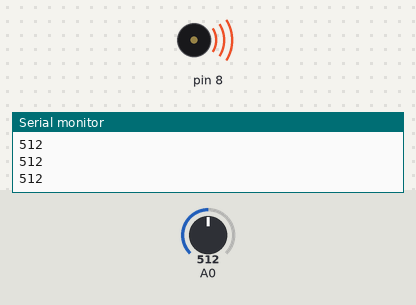
This sketch was run on a simulated Arduino Uno, built with avr-gcc and run on an emulated ATmega328P. Shown: buzzer (waves = sounding), the last lines printed to the serial monitor. Inputs (shaded band) come from the test bench; at power-on: A0 = 512.

Above: at 1.2 s.
1.3 s: A0 set to 487
At 2.5 s:
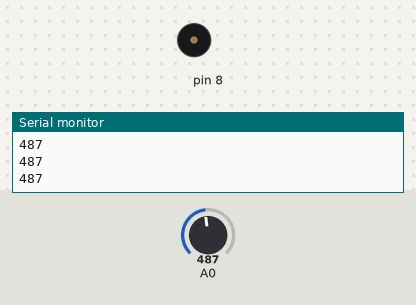
2.8 s: A0 set to 511
At 4.0 s:
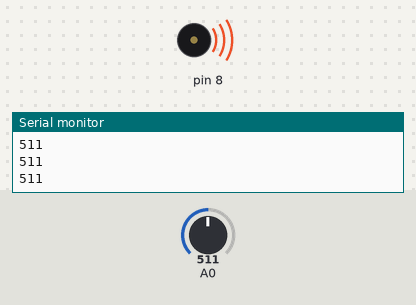
4.3 s: A0 set to 495
At 5.0 s:
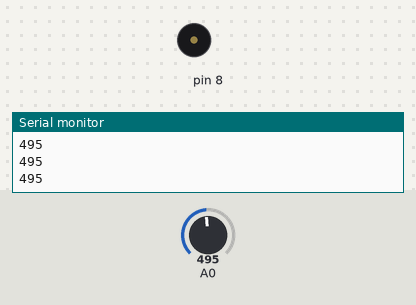
Timing chart, 0 to 7.3 s (numbered marks = the images above; inputs shaded):
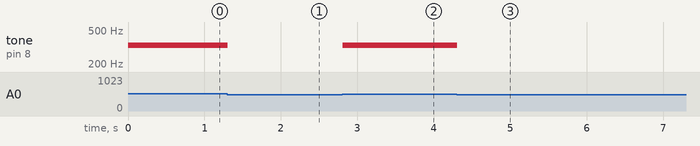

The sketch:

project7.ino
```cpp
// vektor (eng. array) med 4 platser
// fyra variabler i en
int notes [4];

// koden i setup körs en gång vid start av programmet
void setup() {
  // frekvenser i herts (Hz), antal svängningar per sekund
  notes[0] = 262;  // C
  notes[1] = 294; // D
  notes[2] = 330; // E
  notes[3] = 349; // F
  Serial.begin(9600);
}

// koden i loop körs om och om igen
void loop() {
  int keyValue = analogRead(A0);
  Serial.println(keyValue);

  if (keyValue == 1023)
  {
    // spela på digital out 8
    // spela C 262 Hz
    tone(8, notes[0]);
  }
  // OBS, intervallet kan behöva förstoras
  // toleransen på motstånden kan vara för stor
  // 990 <= keyvalue <= 1010
  else if (990 <= keyValue && keyValue <= 1010)
  {
    tone(8, notes[1]);
  }
  // 505 <= keyvalue <= 515
  else if (505 <= keyValue && keyValue <= 515)
  {
    tone(8, notes[2]);
  }
  // 5 <= keyvalue <= 15
  else if (5 <= keyValue && keyValue <= 15)
  {
    tone(8, notes[3]);
  }
  else
  {
    // ingen knapp nedtryckt
    // ska vara tyst
    noTone(8);
  }
}
```

Measured:
- the behaviour switches between 505 and 504 on A0 (found by bisection; images 0 and 1)
- after the input at 1.3 s, tone on pin 8: 330 Hz → silent at once
- after the input at 2.8 s, tone on pin 8: silent → 330 Hz at once
- after the input at 4.3 s, tone on pin 8: 330 Hz → silent at once
